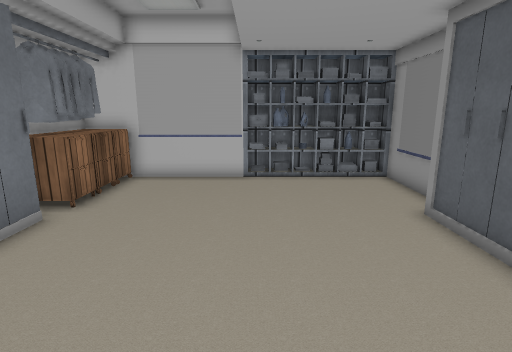
view 1 (above)

13 first-person views from a walk through a 3-D level made in the Unity game engine. The camera is 1.4 m above the floor, tilts 12° down and sees 80° across. The floor is counted in squares, 0.5 m on a side. Each view is taken from the middle of a square. On the plan, view 1 faces up. The plan holds only what a view shows up to about 20 squares ahead; the rest is blank. The player is left out. Some surface patterns are stand-ins.

view 2
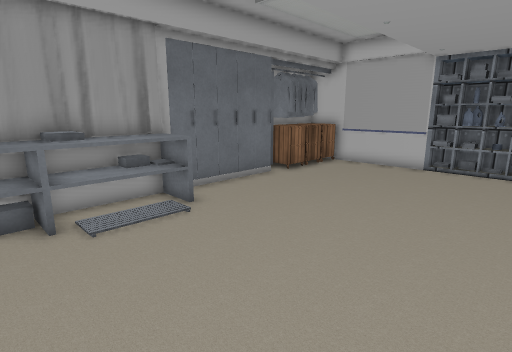

view 3
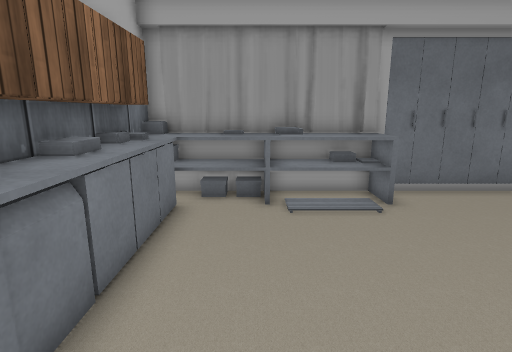

view 4
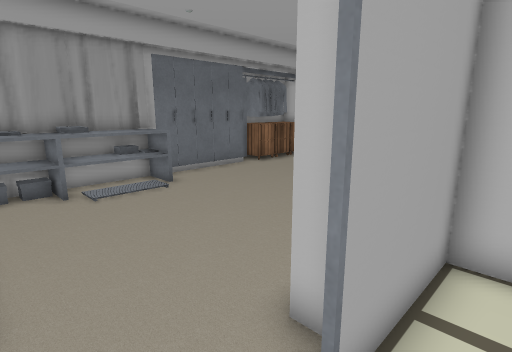

view 5
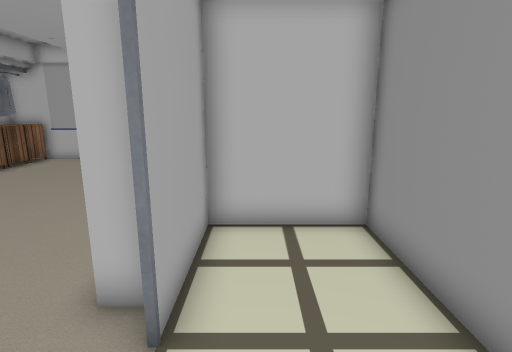

view 6
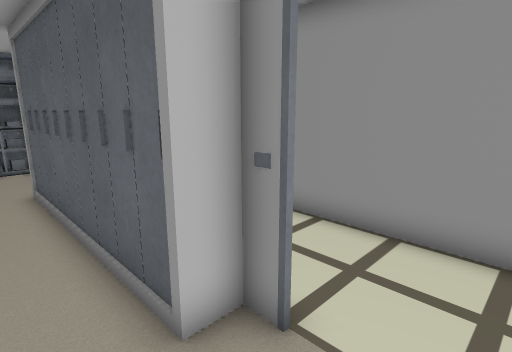

view 7
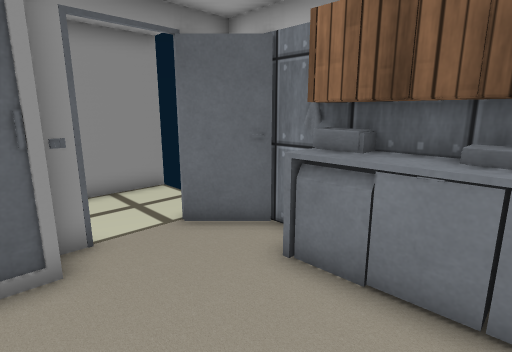

view 8
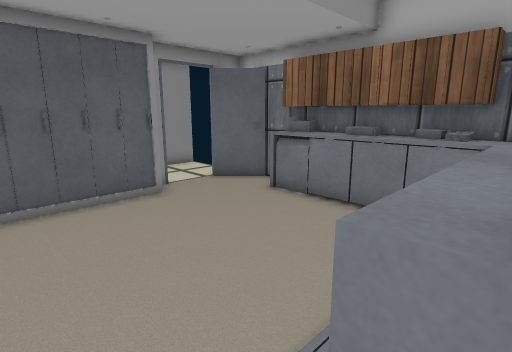

view 9
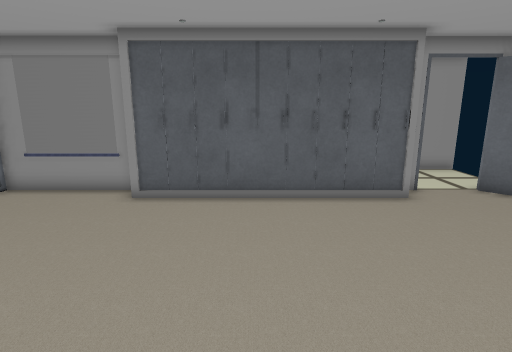

view 10
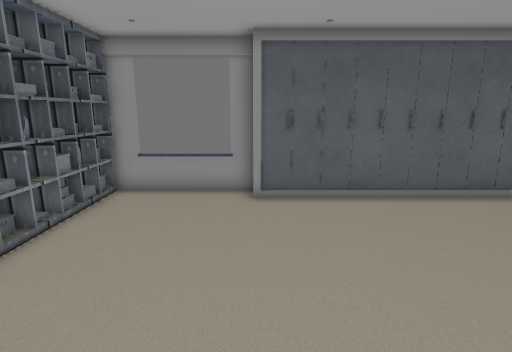

view 11
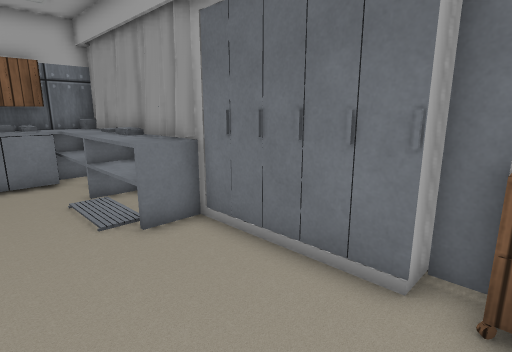

view 12
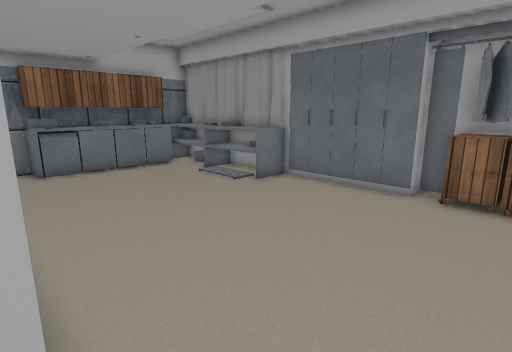

view 13
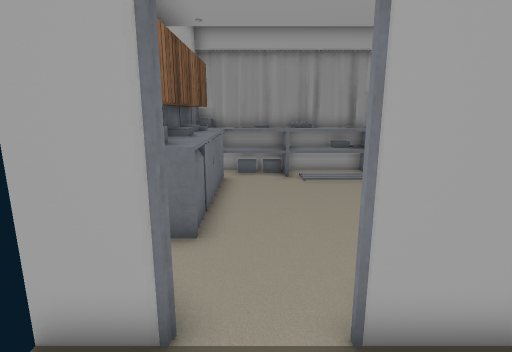

### Floor plan
Key: @ floor where view 1 was taken; # wall or solid block; . floor; = window, fence, low wall or low ledge; ^ raised ledge; C curtain; R drawers; L closet; U cupboard.
Columns run from 7 left of view 1 to 10 right of it. Each row starts with its distance up from view 1.
 14        ###
 13 ###CCC^=######
 12 RRR..........#
 11 #RR..........#
 10 ##R..........#
  9 #RR..........#
  8 ##..........##
  7  L..........L
  6  L..........L
  5  L..........L
  4  L..........L
  3  L .........L
  2  #C^........L#####
  1  #C^........L#...#
  0  #C^...@....L#...#
 -1  #C^........##...#
 -2  #C^.............#
 -3  #^^.............#
 -4  #C^======..##...#
 -5  #^^UUUUU#####...#
 -6  ########## ##   #

Where each view was taken, in squares from view 1:
view 1: 0 up, 0 right, facing up
view 2: 3 down, 4 right, facing up-left
view 3: 2 down, 5 right, facing left
view 4: 4 down, 7 right, facing up-left
view 5: 5 down, 7 right, facing up
view 6: 4 down, 3 right, facing up-right
view 7: 0 up, 1 left, facing down-right
view 8: 4 up, 5 left, facing down-right
view 9: 4 up, 5 left, facing right
view 10: 8 up, 5 left, facing right
view 11: 9 up, 1 left, facing down-left
view 12: 11 up, 5 right, facing down-left
view 13: 3 down, 9 right, facing left
